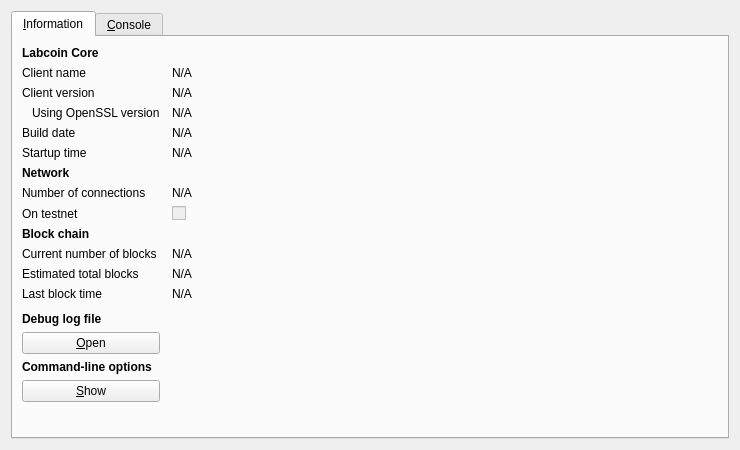
<?xml version="1.0" encoding="UTF-8"?>
<ui version="4.0">
 <class>RPCConsole</class>
 <widget class="QDialog" name="RPCConsole">
  <property name="geometry">
   <rect>
    <x>0</x>
    <y>0</y>
    <width>740</width>
    <height>450</height>
   </rect>
  </property>
  <property name="windowTitle">
   <string>Labcoin - Debug window</string>
  </property>
  <layout class="QVBoxLayout" name="verticalLayout_2">
   <item>
    <widget class="QTabWidget" name="tabWidget">
     <property name="currentIndex">
      <number>0</number>
     </property>
     <widget class="QWidget" name="tab_info">
      <attribute name="title">
       <string>&amp;Information</string>
      </attribute>
      <layout class="QGridLayout" name="gridLayout" columnstretch="0,1">
       <property name="horizontalSpacing">
        <number>12</number>
       </property>
       <item row="0" column="0">
        <widget class="QLabel" name="label_9">
         <property name="font">
          <font>
           <weight>75</weight>
           <bold>true</bold>
          </font>
         </property>
         <property name="text">
          <string>Labcoin Core</string>
         </property>
        </widget>
       </item>
       <item row="1" column="0">
        <widget class="QLabel" name="label_5">
         <property name="text">
          <string>Client name</string>
         </property>
        </widget>
       </item>
       <item row="1" column="1">
        <widget class="QLabel" name="clientName">
         <property name="cursor">
          <cursorShape>IBeamCursor</cursorShape>
         </property>
         <property name="text">
          <string>N/A</string>
         </property>
         <property name="textFormat">
          <enum>Qt::PlainText</enum>
         </property>
         <property name="textInteractionFlags">
          <set>Qt::LinksAccessibleByMouse|Qt::TextSelectableByKeyboard|Qt::TextSelectableByMouse</set>
         </property>
        </widget>
       </item>
       <item row="2" column="0">
        <widget class="QLabel" name="label_6">
         <property name="text">
          <string>Client version</string>
         </property>
        </widget>
       </item>
       <item row="2" column="1">
        <widget class="QLabel" name="clientVersion">
         <property name="cursor">
          <cursorShape>IBeamCursor</cursorShape>
         </property>
         <property name="text">
          <string>N/A</string>
         </property>
         <property name="textFormat">
          <enum>Qt::PlainText</enum>
         </property>
         <property name="textInteractionFlags">
          <set>Qt::LinksAccessibleByMouse|Qt::TextSelectableByKeyboard|Qt::TextSelectableByMouse</set>
         </property>
        </widget>
       </item>
       <item row="3" column="0">
        <widget class="QLabel" name="label_14">
         <property name="text">
          <string>Using OpenSSL version</string>
         </property>
         <property name="indent">
          <number>10</number>
         </property>
        </widget>
       </item>
       <item row="3" column="1">
        <widget class="QLabel" name="openSSLVersion">
         <property name="cursor">
          <cursorShape>IBeamCursor</cursorShape>
         </property>
         <property name="text">
          <string>N/A</string>
         </property>
         <property name="textFormat">
          <enum>Qt::PlainText</enum>
         </property>
         <property name="textInteractionFlags">
          <set>Qt::LinksAccessibleByMouse|Qt::TextSelectableByKeyboard|Qt::TextSelectableByMouse</set>
         </property>
        </widget>
       </item>
       <item row="4" column="0">
        <widget class="QLabel" name="label_12">
         <property name="text">
          <string>Build date</string>
         </property>
        </widget>
       </item>
       <item row="4" column="1">
        <widget class="QLabel" name="buildDate">
         <property name="cursor">
          <cursorShape>IBeamCursor</cursorShape>
         </property>
         <property name="text">
          <string>N/A</string>
         </property>
         <property name="textFormat">
          <enum>Qt::PlainText</enum>
         </property>
         <property name="textInteractionFlags">
          <set>Qt::LinksAccessibleByMouse|Qt::TextSelectableByKeyboard|Qt::TextSelectableByMouse</set>
         </property>
        </widget>
       </item>
       <item row="5" column="0">
        <widget class="QLabel" name="label_13">
         <property name="text">
          <string>Startup time</string>
         </property>
        </widget>
       </item>
       <item row="5" column="1">
        <widget class="QLabel" name="startupTime">
         <property name="cursor">
          <cursorShape>IBeamCursor</cursorShape>
         </property>
         <property name="text">
          <string>N/A</string>
         </property>
         <property name="textFormat">
          <enum>Qt::PlainText</enum>
         </property>
         <property name="textInteractionFlags">
          <set>Qt::LinksAccessibleByMouse|Qt::TextSelectableByKeyboard|Qt::TextSelectableByMouse</set>
         </property>
        </widget>
       </item>
       <item row="6" column="0">
        <widget class="QLabel" name="label_11">
         <property name="font">
          <font>
           <weight>75</weight>
           <bold>true</bold>
          </font>
         </property>
         <property name="text">
          <string>Network</string>
         </property>
        </widget>
       </item>
       <item row="7" column="0">
        <widget class="QLabel" name="label_7">
         <property name="text">
          <string>Number of connections</string>
         </property>
        </widget>
       </item>
       <item row="7" column="1">
        <widget class="QLabel" name="numberOfConnections">
         <property name="cursor">
          <cursorShape>IBeamCursor</cursorShape>
         </property>
         <property name="text">
          <string>N/A</string>
         </property>
         <property name="textFormat">
          <enum>Qt::PlainText</enum>
         </property>
         <property name="textInteractionFlags">
          <set>Qt::LinksAccessibleByMouse|Qt::TextSelectableByKeyboard|Qt::TextSelectableByMouse</set>
         </property>
        </widget>
       </item>
       <item row="8" column="0">
        <widget class="QLabel" name="label_8">
         <property name="text">
          <string>On testnet</string>
         </property>
        </widget>
       </item>
       <item row="8" column="1">
        <widget class="QCheckBox" name="isTestNet">
         <property name="enabled">
          <bool>false</bool>
         </property>
         <property name="text">
          <string/>
         </property>
        </widget>
       </item>
       <item row="9" column="0">
        <widget class="QLabel" name="label_10">
         <property name="font">
          <font>
           <weight>75</weight>
           <bold>true</bold>
          </font>
         </property>
         <property name="text">
          <string>Block chain</string>
         </property>
        </widget>
       </item>
       <item row="10" column="0">
        <widget class="QLabel" name="label_3">
         <property name="text">
          <string>Current number of blocks</string>
         </property>
        </widget>
       </item>
       <item row="10" column="1">
        <widget class="QLabel" name="numberOfBlocks">
         <property name="cursor">
          <cursorShape>IBeamCursor</cursorShape>
         </property>
         <property name="text">
          <string>N/A</string>
         </property>
         <property name="textFormat">
          <enum>Qt::PlainText</enum>
         </property>
         <property name="textInteractionFlags">
          <set>Qt::LinksAccessibleByMouse|Qt::TextSelectableByKeyboard|Qt::TextSelectableByMouse</set>
         </property>
        </widget>
       </item>
       <item row="11" column="0">
        <widget class="QLabel" name="label_4">
         <property name="text">
          <string>Estimated total blocks</string>
         </property>
        </widget>
       </item>
       <item row="11" column="1">
        <widget class="QLabel" name="totalBlocks">
         <property name="cursor">
          <cursorShape>IBeamCursor</cursorShape>
         </property>
         <property name="text">
          <string>N/A</string>
         </property>
         <property name="textFormat">
          <enum>Qt::PlainText</enum>
         </property>
         <property name="textInteractionFlags">
          <set>Qt::LinksAccessibleByMouse|Qt::TextSelectableByKeyboard|Qt::TextSelectableByMouse</set>
         </property>
        </widget>
       </item>
       <item row="12" column="0">
        <widget class="QLabel" name="label_2">
         <property name="text">
          <string>Last block time</string>
         </property>
        </widget>
       </item>
       <item row="12" column="1">
        <widget class="QLabel" name="lastBlockTime">
         <property name="cursor">
          <cursorShape>IBeamCursor</cursorShape>
         </property>
         <property name="text">
          <string>N/A</string>
         </property>
         <property name="textFormat">
          <enum>Qt::PlainText</enum>
         </property>
         <property name="textInteractionFlags">
          <set>Qt::LinksAccessibleByMouse|Qt::TextSelectableByKeyboard|Qt::TextSelectableByMouse</set>
         </property>
        </widget>
       </item>
       <item row="13" column="0">
        <spacer name="verticalSpacer_2">
         <property name="orientation">
          <enum>Qt::Vertical</enum>
         </property>
         <property name="sizeHint" stdset="0">
          <size>
           <width>20</width>
           <height>20</height>
          </size>
         </property>
        </spacer>
       </item>
       <item row="14" column="0">
        <widget class="QLabel" name="labelDebugLogfile">
         <property name="font">
          <font>
           <weight>75</weight>
           <bold>true</bold>
          </font>
         </property>
         <property name="text">
          <string>Debug log file</string>
         </property>
        </widget>
       </item>
       <item row="15" column="0">
        <widget class="QPushButton" name="openDebugLogfileButton">
         <property name="toolTip">
          <string>Open the Labcoin debug log file from the current data directory. This can take a few seconds for large log files.</string>
         </property>
         <property name="text">
          <string>&amp;Open</string>
         </property>
         <property name="autoDefault">
          <bool>false</bool>
         </property>
        </widget>
       </item>
       <item row="16" column="0">
        <widget class="QLabel" name="labelCLOptions">
         <property name="font">
          <font>
           <weight>75</weight>
           <bold>true</bold>
          </font>
         </property>
         <property name="text">
          <string>Command-line options</string>
         </property>
        </widget>
       </item>
       <item row="17" column="0">
        <widget class="QPushButton" name="showCLOptionsButton">
         <property name="toolTip">
          <string>Show the Labcoin-Qt help message to get a list with possible Labcoin command-line options.</string>
         </property>
         <property name="text">
          <string>&amp;Show</string>
         </property>
         <property name="autoDefault">
          <bool>false</bool>
         </property>
        </widget>
       </item>
       <item row="18" column="0">
        <spacer name="verticalSpacer">
         <property name="orientation">
          <enum>Qt::Vertical</enum>
         </property>
         <property name="sizeHint" stdset="0">
          <size>
           <width>20</width>
           <height>40</height>
          </size>
         </property>
        </spacer>
       </item>
      </layout>
     </widget>
     <widget class="QWidget" name="tab_console">
      <attribute name="title">
       <string>&amp;Console</string>
      </attribute>
      <layout class="QVBoxLayout" name="verticalLayout_3">
       <property name="spacing">
        <number>3</number>
       </property>
       <item>
        <widget class="QTextEdit" name="messagesWidget">
         <property name="minimumSize">
          <size>
           <width>0</width>
           <height>100</height>
          </size>
         </property>
         <property name="readOnly">
          <bool>true</bool>
         </property>
         <property name="tabKeyNavigation" stdset="0">
          <bool>false</bool>
         </property>
         <property name="columnCount" stdset="0">
          <number>2</number>
         </property>
        </widget>
       </item>
       <item>
        <layout class="QHBoxLayout" name="horizontalLayout">
         <property name="spacing">
          <number>3</number>
         </property>
         <item>
          <widget class="QLabel" name="label">
           <property name="text">
            <string notr="true">&gt;</string>
           </property>
          </widget>
         </item>
         <item>
          <widget class="QLineEdit" name="lineEdit"/>
         </item>
         <item>
          <widget class="QPushButton" name="clearButton">
           <property name="maximumSize">
            <size>
             <width>24</width>
             <height>24</height>
            </size>
           </property>
           <property name="toolTip">
            <string>Clear console</string>
           </property>
           <property name="text">
            <string/>
           </property>
           <property name="icon">
            <iconset resource="../bitcoin.qrc">
             <normaloff>:/icons/remove</normaloff>:/icons/remove</iconset>
           </property>
           <property name="shortcut">
            <string notr="true">Ctrl+L</string>
           </property>
           <property name="autoDefault">
            <bool>false</bool>
           </property>
          </widget>
         </item>
        </layout>
       </item>
      </layout>
     </widget>
    </widget>
   </item>
  </layout>
 </widget>
 <resources>
  <include location="../bitcoin.qrc"/>
 </resources>
 <connections/>
</ui>
